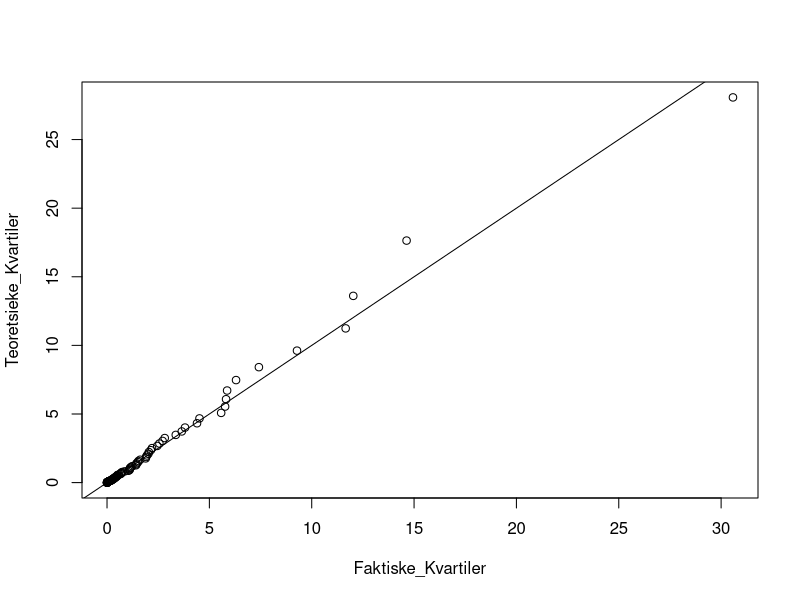

Generate this figure with R:
## ---- chunk 1
#koden fra opgaven
set.seed(150)
N = 100
Xsim = (rexp(N,rate=1))^2

## ---- chunk 2

index=(1:N-1/2)/N
Faktiske_Kvartiler=sort(Xsim)
Teoretsieke_Kvartiler=(log(1-index))^2
plot(Faktiske_Kvartiler,Teoretsieke_Kvartiler)
abline(a=0,b=1)
